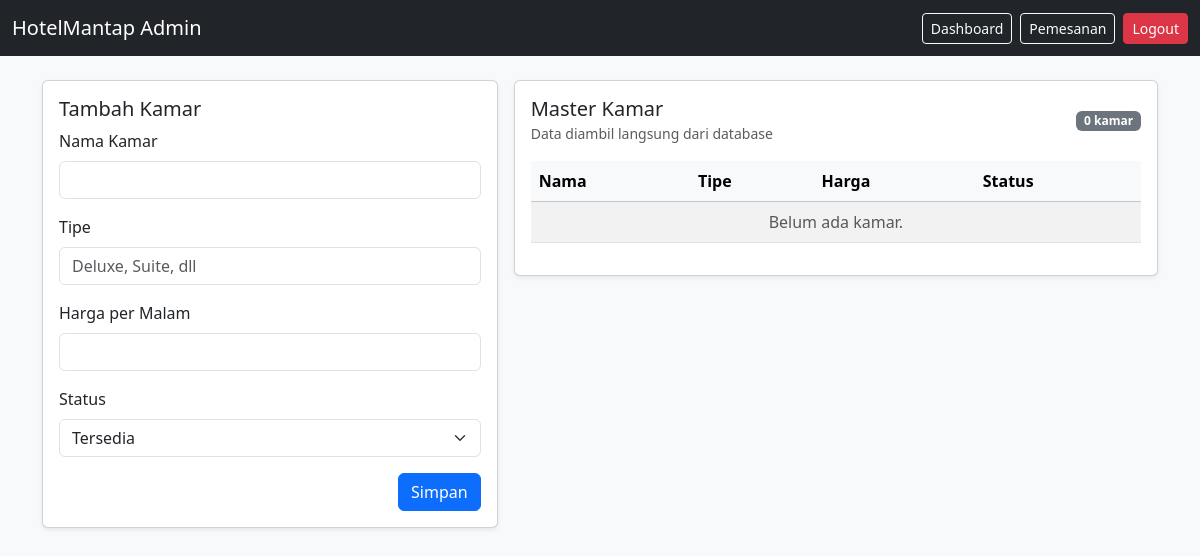
/admin/data_kamar.php, run on an earlier commit of the app's database.
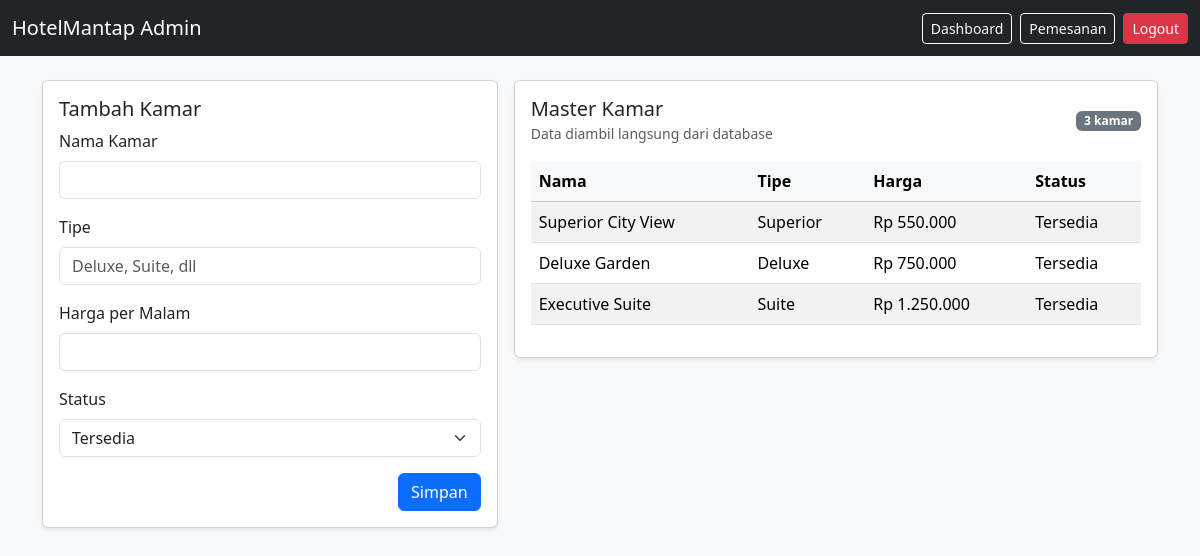
And on a later commit of the database.
### tables this page shows
CREATE TABLE IF NOT EXISTS rooms (
  id INT AUTO_INCREMENT PRIMARY KEY,
  name VARCHAR(100) NOT NULL,
  type VARCHAR(100) NOT NULL,
  price INT NOT NULL,
  status ENUM('tersedia','terisi','perawatan') DEFAULT 'tersedia',
  created_at TIMESTAMP DEFAULT CURRENT_TIMESTAMP
);

### db.php (called while the page is built, shortened)
<?php
function ensure_schema(mysqli $conn): void
{
    $conn->query(
        "CREATE TABLE IF NOT EXISTS users (
            id INT AUTO_INCREMENT PRIMARY KEY,
            nama VARCHAR(100) NOT NULL,
            email VARCHAR(120) NOT NULL UNIQUE,
            password VARCHAR(255) NOT NULL,
            role ENUM('admin','user') DEFAULT 'user',
            created_at TIMESTAMP DEFAULT CURRENT_TIMESTAMP
        ) ENGINE=InnoDB DEFAULT CHARSET=utf8mb4"
    );
    $conn->query(
        "CREATE TABLE IF NOT EXISTS rooms (
            id INT AUTO_INCREMENT PRIMARY KEY,
            name VARCHAR(100) NOT NULL,
            type VARCHAR(100) NOT NULL,
            price INT NOT NULL,
            status ENUM('tersedia','terisi','perawatan') DEFAULT 'tersedia',
            created_at TIMESTAMP DEFAULT CURRENT_TIMESTAMP
        ) ENGINE=InnoDB DEFAULT CHARSET=utf8mb4"
    );
    $conn->query(
        "CREATE TABLE IF NOT EXISTS bookings (
            id INT AUTO_INCREMENT PRIMARY KEY,
            guest_name VARCHAR(120) NOT NULL,
            email VARCHAR(120) NOT NULL,
            phone VARCHAR(40) NOT NULL,
            room_id INT NOT NULL,
            checkin DATE NOT NULL,
            checkout DATE NOT NULL,
            guests INT DEFAULT 1,
            total_price INT NOT NULL,
            payment_method ENUM('midtrans','transfer_bank') NOT NULL,
            payment_status ENUM('menunggu','dibayar','verifikasi','gagal') DEFAULT 'menunggu',
            payment_reference VARCHAR(120) DEFAULT NULL,
            payment_proof VARCHAR(255) DEFAULT NULL,
            created_at TIMESTAMP DEFAULT CURRENT_TIMESTAMP,
            FOREIGN KEY (room_id) REFERENCES rooms(id) ON DELETE CASCADE
        ) ENGINE=InnoDB DEFAULT CHARSET=utf8mb4"
    );
    $existingRooms = $conn->query("SELECT COUNT(*) AS total FROM rooms");
}
?>

### admin/data_kamar.php (the view, shortened to what the changed rows need)
<?php
require '../db.php';
ensure_schema($koneksi);
$rooms = $koneksi->query("SELECT * FROM rooms ORDER BY created_at DESC");
?>
<!doctype html>
<html lang="id">
<head>
    <link href="https://cdn.jsdelivr.net/npm/bootstrap@5.3.3/dist/css/bootstrap.min.css" rel="stylesheet">
</head>
<body class="bg-light">
<div class="container py-4">
    <div class="row g-3">
        <div class="col-md-7">
            <div class="card shadow-sm">
                <div class="card-body">
                    <div class="d-flex justify-content-between align-items-center mb-3">
                        <div>
                            <h5 class="card-title mb-0">Master Kamar</h5>
                            <small class="text-muted">Data diambil langsung dari database</small>
                        </div>
                        <span class="badge text-bg-secondary"><?= $rooms?->num_rows ?? 0; ?> kamar</span>
                    </div>
                    <div class="table-responsive">
                        <table class="table table-striped align-middle">
                            <thead class="table-light">
                                <tr>
                                    <th>Nama</th>
                                    <th>Tipe</th>
                                    <th>Harga</th>
                                    <th>Status</th>
                                </tr>
                            </thead>
                            <tbody>
                                <?php if ($rooms && $rooms->num_rows > 0): ?>
                                    <?php while ($room = $rooms->fetch_assoc()): ?>
                                        <tr>
                                            <td><?= htmlspecialchars($room['name']); ?></td>
                                            <td><?= htmlspecialchars($room['type']); ?></td>
                                            <td>Rp <?= number_format($room['price'], 0, ',', '.'); ?></td>
                                            <td class="text-capitalize"><?= htmlspecialchars($room['status']); ?></td>
                                        </tr>
                                    <?php endwhile; ?>
                                <?php else: ?>
                                    <tr><td colspan="4" class="text-center text-muted">Belum ada kamar.</td></tr>
                                <?php endif; ?>
                            </tbody>
                        </table>
                    </div>
                </div>
            </div>
        </div>
    </div>
</div>
</body>
</html>

What changed in the data, as far as the page shows it:
added rooms: name "Superior City View", type "Superior", price "550.000", status "Tersedia"
added rooms: name "Deluxe Garden", type "Deluxe", price "750.000", status "Tersedia"
added rooms: name "Executive Suite", type "Suite", price "1.250.000", status "Tersedia"
Also different on the page:
$rooms?->num_rows: "0" → "3"
text no longer shown: "Belum ada kamar."
